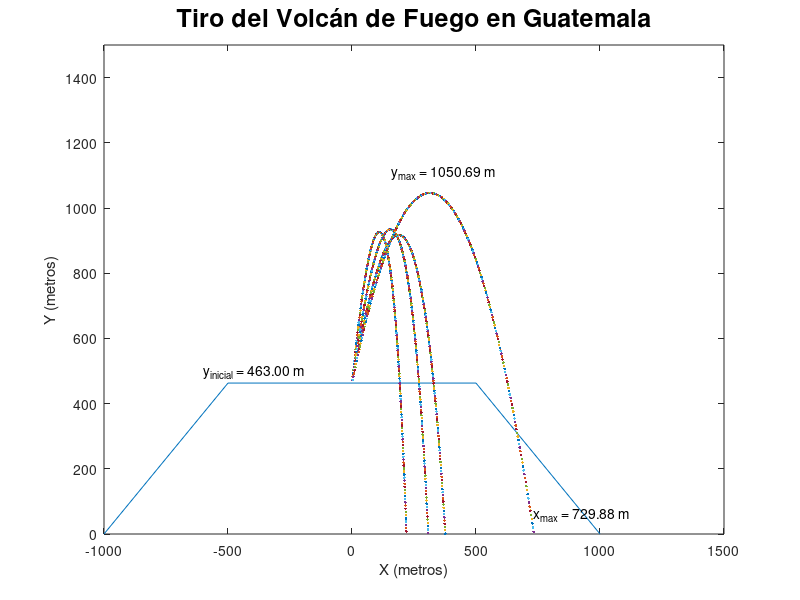

Write the MATLAB code that produced this figure.
close all
clear
clc

g = -9.8; % gravedad m/s² 
m = 10.68; % masa kg 
% r = 1.25 (f vol esfera) 
b= 0.47; 

for i = 1:4
    x(i, 1) = 0; 
    y(i, 1) = 463; 
    angulo(i) = 75 + rand(1) * 10; 
    vi(i) = 111.111 + rand(1) * 2; % 111.111
    vx(i, 1) = vi(i) * cosd(angulo(i));
    vy(i, 1) = vi(i) * sind(angulo(i));
    
end

for k = 1:1
    x(k, 1) = 0; 
    y(k, 1) = 463; 
    angulo(k) = 75; 
    vi(k) = 111.111; % 111.111
    vx(k, 1) = vi(k) * cosd(angulo(k));
    vy(k, 1) = vi(k) * sind(angulo(k));
    ymax = vi(k)^2 * sind(angulo(k)) ^ 2/abs(2*g); % -g 
    xmax = vi(k)^2* sind(2 * angulo(k)) ^ 2 / abs(g);
end 
%------------------
ti = 0; % tiempo inicial 
tf = (2 * vi(i) * sind(angulo(i))/abs(g)) + abs(sqrt(2 * y(i, 1) / g)); % tiempo final 
N = 350; % no. de pasos 
dt = (tf-ti)/N; % % tiempo sobre el numero de pasos 
disp(dt)
vf = sqrt(vx(i).^2 + vy(i).^2);
%------------------


% volcan 
triangX = [-1000 -500 500 1000]; % volcano  
triangY = [0 463 463 0];
plot(triangX, triangY);

% titulo y subtitulo 
texttitle = sprintf("Tiro del Volcán de Fuego en Guatemala");
titulo = title(texttitle, 'interpreter', 'tex');
set(titulo, "fontsize", 18); 

ylim([0,inf])
figure(1) 
hold on
% set(gcf,'position',[1000,1000,1000,1000])
text_xmax = sprintf("x_{max} = %.2f m", 2 * xmax(k) + 100);
text(2 * xmax(k) + 100, 0.1 * ymax(k), text_xmax)
text_ymax = sprintf("y_{max} = %.2f m", ymax(k) + 463);
text(xmax(k) / 2, (1.1 * ymax(k)) + 463, text_ymax)

text_altura = sprintf("y_{inicial} = %.2f m", 463);
text(-600, 500, text_altura) % specific altitude


xlabel("X (metros)");
ylabel("Y (metros)");
axis([-1000 1500 0 1500])


t(1)  = ti;
for n = 1:N
  t(n+1)= ti + n*dt;
  
  for i = 1:4
  vx(i, n+1)=vx(i,n) * (1-b*dt/m);
  vy(i, n+1)=vy(i,n)*(1-b*dt/m)+g*dt;
  x(i, n+1) = x(i,n) + vx(i,n+1)*dt;
  y(i, n+1) = y(i,n) + vy(i,n+1)*dt;

  xplot = x(i, n+1);
  yplot = y(i, n+1);
   
  
  %symbol = text(xplot ,yplot, "." );
  pause(0.00000000000000000001);
  plot(xplot,yplot, ".");

  
  %delete(symbol); 
  end 


  for k = 1:1 
  vx(k, n+1)=vx(k, n)*(1-0*dt/m);
  vy(k, n+1)=vy(k, n)*(1-0*dt/m)+g*dt;
  x(k,n+1) = x(k,n) + vx(k,n+1)*dt;
  y(k,n+1) = y(k,n) + vy(k,n+1)*dt;
  
  
  tplot = x(k,n+1);
  pplot = y(k,n+1);
    
  
  pause(0.000000000000000001);
  plot(tplot, pplot, "");
  end 
  %plot(xplot,yplot, "*");

end

text_tfinal = sprintf("Posicion_{Final} = (%.2f, %2.f)", xplot, yplot);
f = text(xplot, yplot, text_tfinal);
